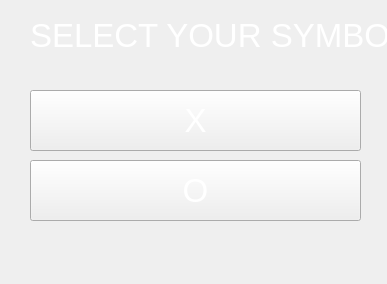
<?xml version="1.0" encoding="UTF-8"?>
<ui version="4.0">
 <class>SymbolWindow</class>
 <widget class="QMainWindow" name="SymbolWindow">
  <property name="geometry">
   <rect>
    <x>0</x>
    <y>0</y>
    <width>387</width>
    <height>284</height>
   </rect>
  </property>
  <property name="windowTitle">
   <string>Select Your Symbol</string>
  </property>
  <property name="styleSheet">
   <string notr="true">QMainWindow {
background-image: url(:/image/4599316.jpg);
}</string>
  </property>
  <widget class="QWidget" name="centralwidget">
   <widget class="QPushButton" name="xButton">
    <property name="geometry">
     <rect>
      <x>30</x>
      <y>90</y>
      <width>331</width>
      <height>61</height>
     </rect>
    </property>
    <property name="font">
     <font>
      <pointsize>25</pointsize>
     </font>
    </property>
    <property name="cursor">
     <cursorShape>PointingHandCursor</cursorShape>
    </property>
    <property name="styleSheet">
     <string notr="true">QPushButton{
background-image: url(:/image/4599316.jpg);
color:white
}</string>
    </property>
    <property name="text">
     <string>X</string>
    </property>
   </widget>
   <widget class="QPushButton" name="oButton_2">
    <property name="geometry">
     <rect>
      <x>30</x>
      <y>160</y>
      <width>331</width>
      <height>61</height>
     </rect>
    </property>
    <property name="font">
     <font>
      <pointsize>25</pointsize>
     </font>
    </property>
    <property name="cursor">
     <cursorShape>PointingHandCursor</cursorShape>
    </property>
    <property name="styleSheet">
     <string notr="true">QPushButton{
background-image: url(:/image/4599316.jpg);
color:white
}</string>
    </property>
    <property name="text">
     <string>O</string>
    </property>
   </widget>
   <widget class="QLabel" name="label">
    <property name="geometry">
     <rect>
      <x>30</x>
      <y>-10</y>
      <width>381</width>
      <height>91</height>
     </rect>
    </property>
    <property name="font">
     <font>
      <pointsize>25</pointsize>
     </font>
    </property>
    <property name="styleSheet">
     <string notr="true">QLabel{
color:white;
}</string>
    </property>
    <property name="text">
     <string>SELECT YOUR SYMBOL</string>
    </property>
   </widget>
  </widget>
  <widget class="QMenuBar" name="menubar">
   <property name="geometry">
    <rect>
     <x>0</x>
     <y>0</y>
     <width>387</width>
     <height>26</height>
    </rect>
   </property>
  </widget>
 </widget>
 <resources/>
 <connections/>
</ui>
